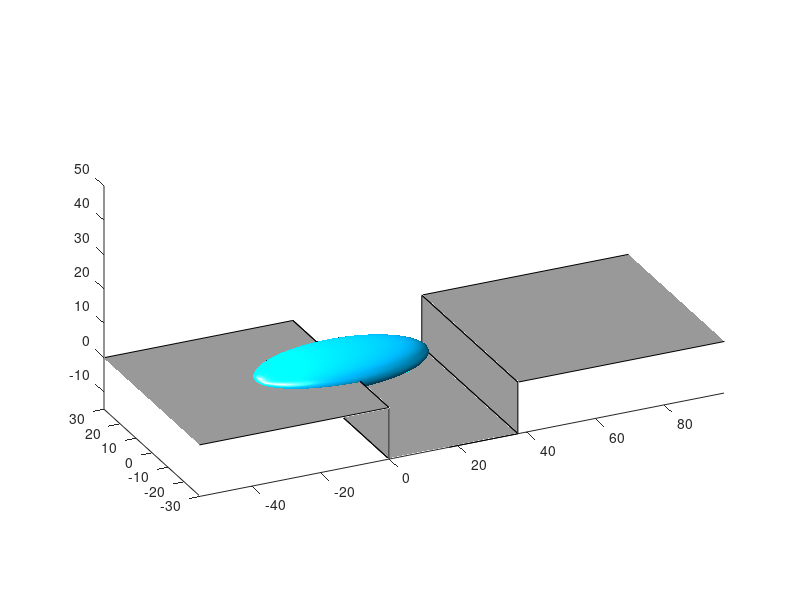

Source code (MATLAB):
% load gap system

hold on

robot.abc = [25 12 5];
[robot.xx robot.yy robot.zz] = ellipsoid(0,0,0, robot.abc(1), robot.abc(2), robot.abc(3), 200);
robot.sh = surf(robot.xx,robot.yy,robot. zz,'facecolor',[0 176 240]/255,'edgealpha',0,'facelighting', 'gouraud');

gap.ylim=30;
robot.gap_d=15;
robot.gap_w=37.5000;

gap.ground = patch([-200 0 0 -200],[-1 -1 1 1]*gap.ylim,[0 0 0 0 ],'k')
set(gap.ground,'facecolor',[1 1 1]*0.6,'facelighting','none');
robot.gap_wall1   = patch([0 0 0 0],[-1 1 1 -1]*gap.ylim,[0 0 -robot.gap_d -robot.gap_d ],'k')
set(robot.gap_wall1,'facecolor',[1 1 1]*0.6,'facelighting','none');
robot.gap_wall2   = patch(robot.gap_w+[0 0 0 0],[-1 1 1 -1]*gap.ylim,[0 0 -robot.gap_d -robot.gap_d ],'k')
set(robot.gap_wall2,'facecolor',[1 1 1]*0.6,'facelighting','none');
gap.top    = patch(robot.gap_w+[200 0 0 200],[-1 -1 1 1]*gap.ylim,[0 0 0 0 ],'k')
set(gap.top,'facecolor',[1 1 1]*0.6,'facelighting','none');
gap.bottom = patch(robot.gap_w*[1 0 0 1],[-1 -1 1 1]*gap.ylim,-robot.gap_d*[1 1 1 1 ],'k')
set(gap.bottom,'facecolor',[1 1 1]*0.6,'facelighting','none');
axis equal
xlim([-55 60+robot.gap_w])
ylim([-1 1]*gap.ylim)
zlim([-robot.gap_d 2*robot.abc(1)])

light('position',[-400 0 200 ])
light('position',[-200 -200 200 ])
light('position',[-200  200 200 ])
view(-45,22)
view(-30,20)
view(-25,25)


set(get(gca,'xaxis'),'visible','off')
set(get(gca,'yaxis'),'visible','off')
set(get(gca,'zaxis'),'visible','off')
           


 